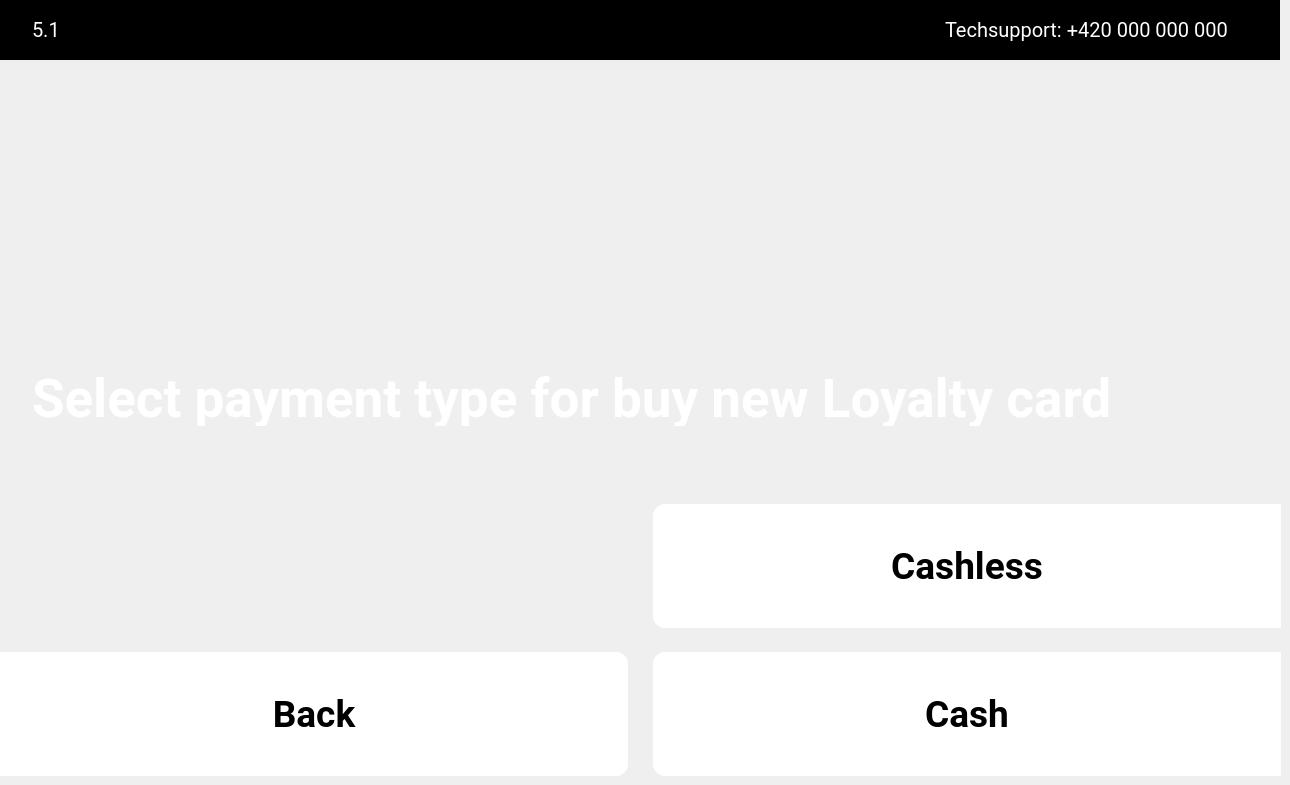
    <widget class="QWidget" name="i31Page">
     <widget class="QFrame" name="i31FrLogo">
      <property name="geometry">
       <rect>
        <x>0</x>
        <y>0</y>
        <width>1280</width>
        <height>60</height>
       </rect>
      </property>
      <property name="styleSheet">
       <string notr="true">background-color:rgb(0, 0, 0);
border:none;</string>
      </property>
      <property name="frameShape">
       <enum>QFrame::StyledPanel</enum>
      </property>
      <property name="frameShadow">
       <enum>QFrame::Raised</enum>
      </property>
      <widget class="QLabel" name="i31LblLogo">
       <property name="geometry">
        <rect>
         <x>578</x>
         <y>13</y>
         <width>124</width>
         <height>34</height>
        </rect>
       </property>
       <property name="text">
        <string>&lt;html&gt;&lt;head/&gt;&lt;body&gt;&lt;p&gt;&lt;img src=&quot;:/res/pic/Frame.png&quot;/&gt;&lt;/p&gt;&lt;/body&gt;&lt;/html&gt;</string>
       </property>
      </widget>
      <widget class="QLabel" name="i31LblNumbPage">
       <property name="geometry">
        <rect>
         <x>32</x>
         <y>18</y>
         <width>120</width>
         <height>24</height>
        </rect>
       </property>
       <property name="font">
        <font>
         <family>Roboto</family>
         <pointsize>15</pointsize>
        </font>
       </property>
       <property name="styleSheet">
        <string notr="true">color:rgb(255, 255, 255);
qproperty-alignment: AlignLeft;</string>
       </property>
       <property name="text">
        <string>5.1</string>
       </property>
      </widget>
      <widget class="QLabel" name="i31LblTech">
       <property name="geometry">
        <rect>
         <x>945</x>
         <y>18</y>
         <width>303</width>
         <height>24</height>
        </rect>
       </property>
       <property name="font">
        <font>
         <family>Roboto</family>
         <pointsize>15</pointsize>
        </font>
       </property>
       <property name="styleSheet">
        <string notr="true">color:rgb(255, 255, 255);
qproperty-alignment: AlignLeft;</string>
       </property>
       <property name="text">
        <string>Techsupport: +420 000 000 000</string>
       </property>
      </widget>
     </widget>
     <widget class="QLabel" name="i31LblPic">
      <property name="geometry">
       <rect>
        <x>540</x>
        <y>138</y>
        <width>200</width>
        <height>200</height>
       </rect>
      </property>
      <property name="text">
       <string>&lt;html&gt;&lt;head/&gt;&lt;body&gt;&lt;p&gt;&lt;img src=&quot;:/res/pic/LoyaltyCard.png&quot;/&gt;&lt;/p&gt;&lt;/body&gt;&lt;/html&gt;</string>
      </property>
     </widget>
     <widget class="QLabel" name="i31LblText">
      <property name="geometry">
       <rect>
        <x>32</x>
        <y>370</y>
        <width>1217</width>
        <height>56</height>
       </rect>
      </property>
      <property name="font">
       <font>
        <family>Roboto</family>
        <pointsize>40</pointsize>
        <weight>75</weight>
        <bold>true</bold>
       </font>
      </property>
      <property name="styleSheet">
       <string notr="true">color:rgb(255, 255, 255);
qproperty-alignment: AlignCenter;</string>
      </property>
      <property name="text">
       <string>Select payment type for buy new Loyalty card </string>
      </property>
     </widget>
     <widget class="QPushButton" name="i31BtnBack">
      <property name="geometry">
       <rect>
        <x>0</x>
        <y>652</y>
        <width>628</width>
        <height>124</height>
       </rect>
      </property>
      <property name="font">
       <font>
        <family>Roboto</family>
        <pointsize>28</pointsize>
        <weight>75</weight>
        <bold>true</bold>
       </font>
      </property>
      <property name="focusPolicy">
       <enum>Qt::NoFocus</enum>
      </property>
      <property name="styleSheet">
       <string notr="true">QPushButton#i31BtnBack{background-color: rgb(255, 255, 255);
color:rgb(0, 0, 0);
border-top-left-radius: 0px;
    border-top-right-radius: 12px;
    border-bottom-right-radius: 12px;
    border-bottom-left-radius: 0px;
image:url(':/res/pic/Vector.png');
image-position: left;
border-style: outset;}
QPushButton#i31BtnBack:pressed{background-color:rgb(222, 222, 222);
border-style: inset;}
</string>
      </property>
      <property name="text">
       <string>Back</string>
      </property>
     </widget>
     <widget class="QPushButton" name="i31BtnCash">
      <property name="geometry">
       <rect>
        <x>653</x>
        <y>652</y>
        <width>628</width>
        <height>124</height>
       </rect>
      </property>
      <property name="font">
       <font>
        <family>Roboto</family>
        <pointsize>28</pointsize>
        <weight>75</weight>
        <bold>true</bold>
       </font>
      </property>
      <property name="focusPolicy">
       <enum>Qt::NoFocus</enum>
      </property>
      <property name="styleSheet">
       <string notr="true">QPushButton#i31BtnCash{background-color: rgb(255, 255, 255);
color:rgb(0, 0, 0);
border-top-left-radius: 12px;
    border-top-right-radius: 0px;
    border-bottom-right-radius: 0px;
    border-bottom-left-radius: 12px;
image:url(':/res/pic/Vector2.png');
image-position: right;
border-style: outset;}
QPushButton#i31BtnCash:pressed{background-color:rgb(222, 222, 222);
border-style: inset;}
</string>
      </property>
      <property name="text">
       <string>Cash</string>
      </property>
     </widget>
     <widget class="QPushButton" name="i31BtnCashless">
      <property name="geometry">
       <rect>
        <x>653</x>
        <y>504</y>
        <width>628</width>
        <height>124</height>
       </rect>
      </property>
      <property name="font">
       <font>
        <family>Roboto</family>
        <pointsize>28</pointsize>
        <weight>75</weight>
        <bold>true</bold>
       </font>
      </property>
      <property name="focusPolicy">
       <enum>Qt::NoFocus</enum>
      </property>
      <property name="styleSheet">
       <string notr="true">QPushButton#i31BtnCashless{background-color: rgb(255, 255, 255);
color:rgb(0, 0, 0);
border-top-left-radius: 12px;
    border-top-right-radius: 0px;
    border-bottom-right-radius: 0px;
    border-bottom-left-radius: 12px;
image:url(':/res/pic/Vector2.png');
image-position: right;
border-style: outset;}
QPushButton#i31BtnCashless:pressed{background-color:rgb(222, 222, 222);
border-style: inset;}
</string>
      </property>
      <property name="text">
       <string>Cashless</string>
      </property>
     </widget>
    </widget>
